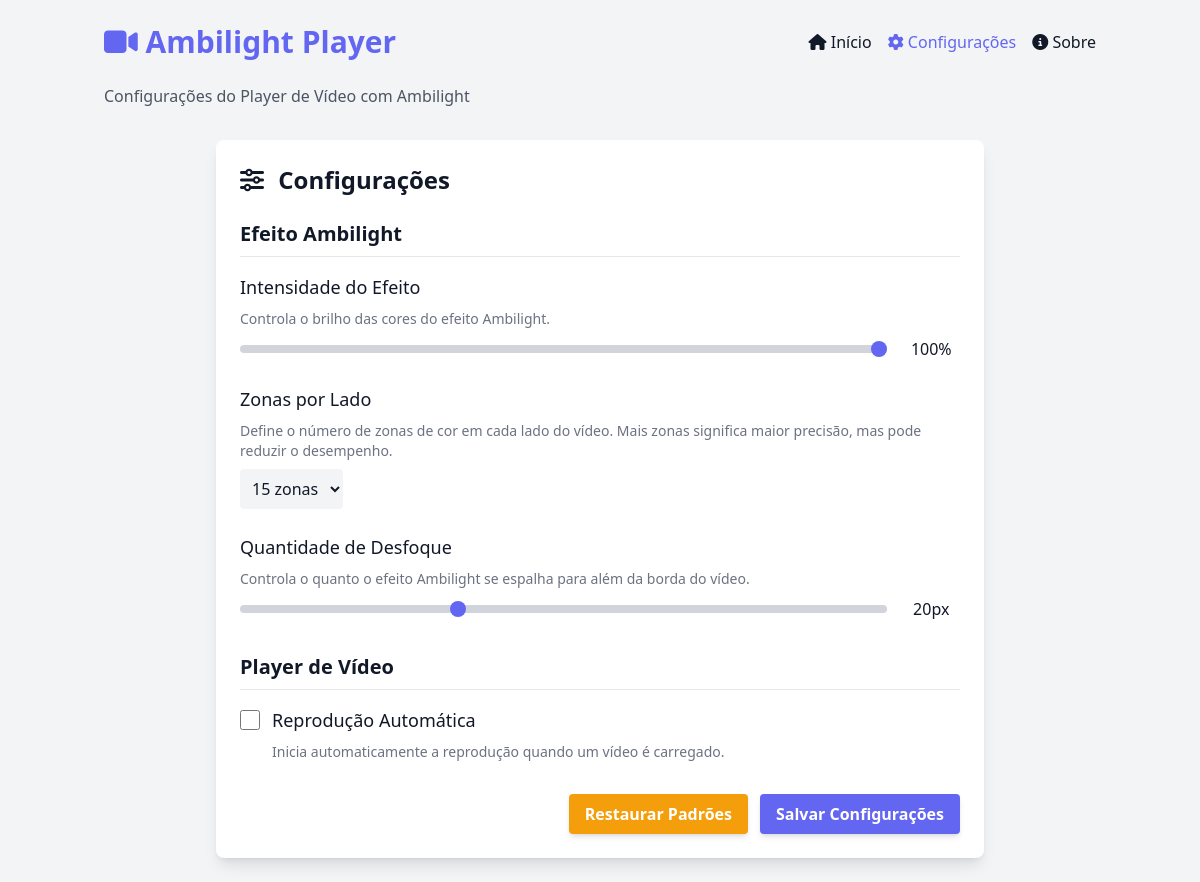
The app's page /settings, older data.
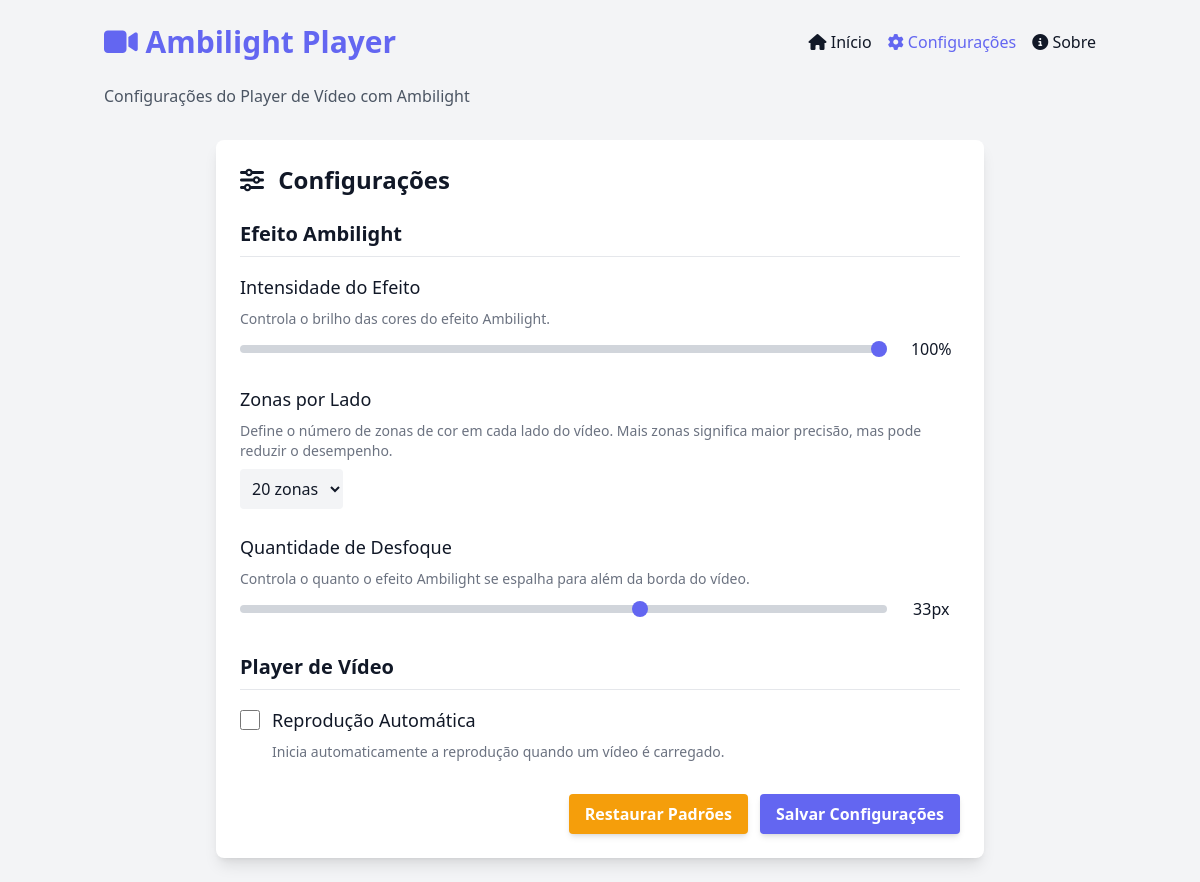
The same page, newer data.
### tables this page shows
CREATE TABLE settings (
            id INTEGER PRIMARY KEY,
            zones_per_side INTEGER DEFAULT 10,
            intensity REAL DEFAULT 1.0,
            blur_amount INTEGER DEFAULT 15,
            autoplay BOOLEAN DEFAULT 0
        );

### app/routes.py (the view)
@app.route('/settings')
def settings_page():
    settings = get_settings()
    return render_template('settings.html', settings=settings)

### app/models.py (called while the page is built, shortened)
    def get_connection(self) -> sqlite3.Connection:
        return sqlite3.connect(self.db_path)

    def get(self) -> Dict[str, Any]:
        conn = self.db_manager.get_connection()
        conn.row_factory = sqlite3.Row
        c = conn.cursor()
        c.execute("SELECT * FROM settings WHERE id = 1")
        row = c.fetchone()
        conn.close()
        if row:
            return {
                'zones_per_side': row['zones_per_side'],
                'intensity': row['intensity'],
                'blur_amount': row['blur_amount'],
                'autoplay': bool(row['autoplay'])
            }

### app/routes.py (called while the page is built)
def get_settings():
    return settings_model.get()

### templates/settings.html (shortened to what this page needs)
<!DOCTYPE html>
<html lang="pt-BR">
<head>
    <link rel="stylesheet" href="{{ url_for('static', filename='css/tailwind.css') }}">
    <link rel="stylesheet" href="https://cdnjs.cloudflare.com/ajax/libs/font-awesome/6.4.2/css/all.min.css">
</head>
<body class="bg-gray-100 dark:bg-gray-900 text-gray-900 dark:text-gray-100 min-h-screen">
    <div class="container mx-auto px-4 py-6">
        <header class="mb-8">
            <div class="flex flex-col md:flex-row justify-between items-center mb-6">
                <h1 class="text-3xl font-bold text-primary mb-2 md:mb-0">
                    <i class="fas fa-video"></i> Ambilight Player
                </h1>
                <nav class="flex space-x-4">
                    <a href="{{ url_for('index') }}" class="font-medium hover:text-primary transition">
                        <i class="fas fa-home"></i> Início
                    </a>
                    <a href="{{ url_for('settings_page') }}" class="font-medium text-primary transition">
                        <i class="fas fa-cog"></i> Configurações
                    </a>
                    <a href="{{ url_for('about') }}" class="font-medium hover:text-primary transition">
                        <i class="fas fa-info-circle"></i> Sobre
                    </a>
                </nav>
            </div>
            <p class="text-gray-600 dark:text-gray-400">Configurações do Player de Vídeo com Ambilight</p>
        </header>
        <main>
            <div class="bg-white dark:bg-gray-800 rounded-lg shadow-lg p-6 max-w-3xl mx-auto">
                <h2 class="text-2xl font-bold mb-6">
                    <i class="fas fa-sliders-h mr-2"></i> Configurações
                </h2>
                <form id="settings-form">
                    <section class="mb-8">
                        <h3 class="text-xl font-bold mb-4 pb-2 border-b border-gray-200 dark:border-gray-700">
                            Efeito Ambilight
                        </h3>
                        <div class="settings-item">
                            <label for="intensity" class="settings-label">
                                Intensidade do Efeito
                            </label>
                            <p class="settings-description">
                                Controla o brilho das cores do efeito Ambilight.
                            </p>
                            <div class="flex items-center gap-4">
                                <input
                                    type="range"
                                    id="intensity"
                                    name="intensity"
                                    class="slider flex-grow"
                                    min="0"
                                    max="100"
                                    value="{{ settings.intensity * 100 }}"
                                    step="1"
                                >
                                <span id="intensity-display" class="w-16 text-center">
                                    {{ (settings.intensity * 100)|int }}%
                                </span>
                            </div>
                        </div>
                        <div class="settings-item">
                            <label for="zones" class="settings-label">
                                Zonas por Lado
                            </label>
                            <p class="settings-description">
                                Define o número de zonas de cor em cada lado do vídeo. Mais zonas significa maior precisão, mas pode reduzir o desempenho.
                            </p>
                            <div class="flex items-center gap-4">
                                <select
                                    id="zones"
                                    name="zones"
                                    class="p-2 rounded bg-gray-100 dark:bg-gray-700"
                                >
                                    <option value="15" {% if settings.zones_per_side == 15 %}selected{% endif %}>15 zonas</option>
                                    <option value="20" {% if settings.zones_per_side == 20 %}selected{% endif %}>20 zonas</option>
                                </select>
                            </div>
                        </div>
                        <div class="settings-item">
                            <label for="blur" class="settings-label">
                                Quantidade de Desfoque
                            </label>
                            <p class="settings-description">
                                Controla o quanto o efeito Ambilight se espalha para além da borda do vídeo.
                            </p>
                            <div class="flex items-center gap-4">
                                <input
                                    type="range"
                                    id="blur"
                                    name="blur"
                                    class="slider flex-grow"
                                    min="5"
                                    max="50"
                                    value="{{ settings.blur_amount }}"
                                    step="1"
                                >
                                <span id="blur-display" class="w-16 text-center">
                                    {{ settings.blur_amount }}px
                                </span>
                            </div>
                        </div>
                    </section>
                    <section class="mb-8">
                        <h3 class="text-xl font-bold mb-4 pb-2 border-b border-gray-200 dark:border-gray-700">
                            Player de Vídeo
                        </h3>
                        <div class="settings-item">
                            <div class="flex items-center gap-3">
                                <input
                                    type="checkbox"
                                    id="autoplay"
                                    name="autoplay"
                                    class="w-5 h-5 rounded"
                                >
                                <label for="autoplay" class="settings-label">
                                    Reprodução Automática
                                </label>
                            </div>
                            <p class="settings-description ml-8">
                                Inicia automaticamente a reprodução quando um vídeo é carregado.
                            </p>
                        </div>
                    </section>
                    <div class="flex justify-end gap-3 mt-8">
                        <button type="button" id="reset-settings" class="btn btn-secondary">
                            Restaurar Padrões
                        </button>
                        <button type="submit" id="save-settings" class="btn btn-primary">
                            Salvar Configurações
                        </button>
                    </div>
                </form>
            </div>
        </main>
    </div>
</body>
</html>

Row changes from the older to the newer data that the page shows:
changed settings: zones "15 zonas" → "20 zonas"; blur "20" → "33"; blur_amount "20" → "33"
